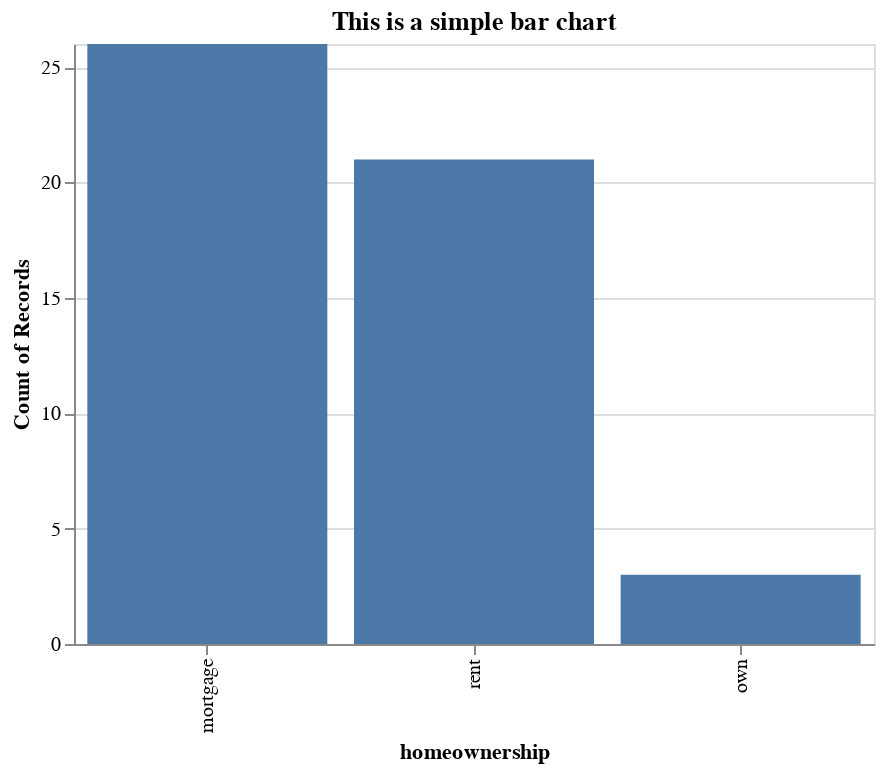

Notebook code cell kept with this figure:
### Markdown cell above
### Bar chart with properties

### Code cell
alt.Chart(source).mark_bar().encode(
    x=alt.X('homeownership').sort('-y'),
    y=alt.Y('homeownership', aggregate='count')
).properties( # properties
    title='This is a simple bar chart',
    width=400,
    height=300
)

### Figure 1 — Vega-Lite specification as saved in the notebook (floating-point values rounded to 4 significant figures)
{"config": {"view": {"continuousWidth": 300, "continuousHeight": 300}}, "data": {"name": "data-b2c8afca0e0d20ad88220754b4a4f801"}, "mark": {"type": "bar"}, "encoding": {"x": {"field": "homeownership", "sort": "-y", "type": "nominal"}, "y": {"aggregate": "count", "field": "homeownership", "type": "nominal"}}, "height": 300, "title": "This is a simple bar chart", "width": 400, "$schema": "https://vega.github.io/schema/vega-lite/v5.6.1.json", "datasets": {"data-b2c8afca0e0d20ad88220754b4a4f801": [{"homeownership": "rent"}, {"homeownership": "rent"}, {"homeownership": "mortgage"}, {"homeownership": "rent"}, {"homeownership": "mortgage"}, {"homeownership": "mortgage"}, {"homeownership": "rent"}, {"homeownership": "mortgage"}, {"homeownership": "rent"}, {"homeownership": "mortgage"}, {"homeownership": "rent"}, {"homeownership": "mortgage"}, {"homeownership": "rent"}, {"homeownership": "mortgage"}, {"homeownership": "rent"}, {"homeownership": "mortgage"}, {"homeownership": "rent"}, {"homeownership": "rent"}, {"homeownership": "rent"}, {"homeownership": "mortgage"}, {"homeownership": "mortgage"}, {"homeownership": "mortgage"}, {"homeownership": "mortgage"}, {"homeownership": "rent"}, {"homeownership": "mortgage"}, {"homeownership": "rent"}, {"homeownership": "mortgage"}, {"homeownership": "own"}, {"homeownership": "mortgage"}, {"homeownership": "mortgage"}, {"homeownership": "rent"}, {"homeownership": "mortgage"}, {"homeownership": "mortgage"}, {"homeownership": "rent"}, {"homeownership": "rent"}, {"homeownership": "own"}, {"homeownership": "mortgage"}, {"homeownership": "rent"}, {"homeownership": "mortgage"}, {"homeownership": "rent"}, {"homeownership": "mortgage"}, {"homeownership": "rent"}, {"homeownership": "rent"}, {"homeownership": "mortgage"}, {"homeownership": "mortgage"}, {"homeownership": "mortgage"}, {"homeownership": "mortgage"}, {"homeownership": "rent"}, {"homeownership": "own"}, {"homeownership": "mortgage"}]}}
